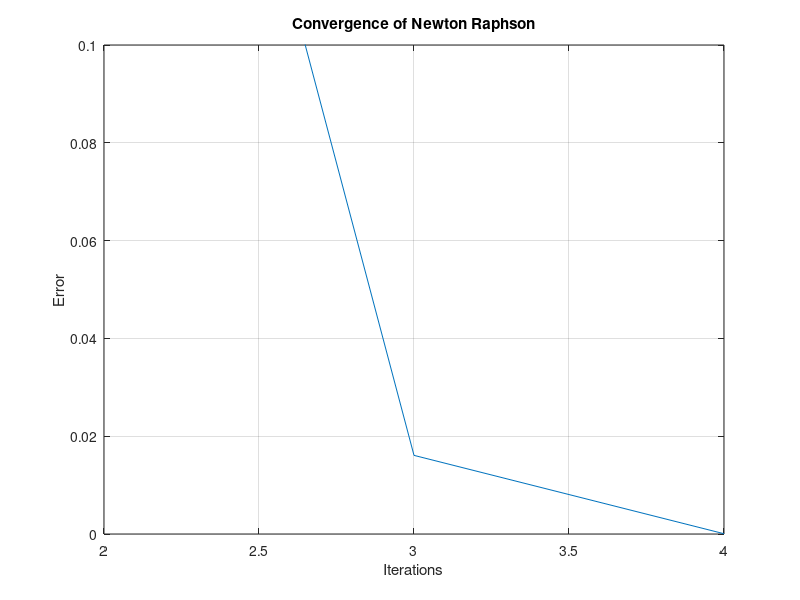

Recreate this plot in MATLAB.
%Newton Raphson Method in MATLAB
%Author: R Abhinandan
%AM.EN.U4ME18040
f=@(x) cos(x)-x; %Change the function
der=@(x) -sin(x)-1; %Compute the derivative of the function
p0=0.5; p1=pi/4; %Change the inital values
tol=10^-5;
i = 1;
while i<100
    p=p0-(f(p0)/der(p0));
    if abs(p-p0)<tol
        disp(p);
        break;
    end
    i = i + 1;
    err(i)=abs(p-p0);
    p0 = p;
end
figure
plot(err)
grid on 
title('Convergence of Newton Raphson')
ylabel('Error')
xlabel('Iterations')
axis ([2 4 0 10e-2]) %Dont change the '2'. Change '4' as per the 'i' value in the workspace, ie no of iterations required to compute the root
